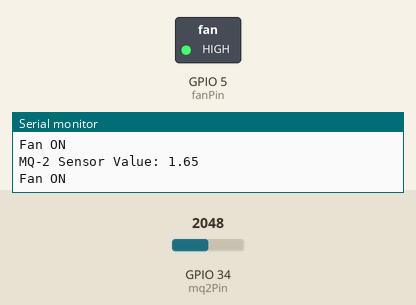
Simulated run of this sketch. Board: ESP32. Parts: switched loads named in the sketch (green lamp = pin HIGH), the last lines printed to the serial monitor. The inputs (shaded band) are chosen by the test bench; at power-on: GPIO 34 (mq2Pin) = 2048. Nothing arrives over Bluetooth unless stated.

Above: at 1.8 s.
1.9 s: GPIO 34 (mq2Pin) set to 1277
3.4 s: GPIO 34 (mq2Pin) set to 1187
At 5.2 s:
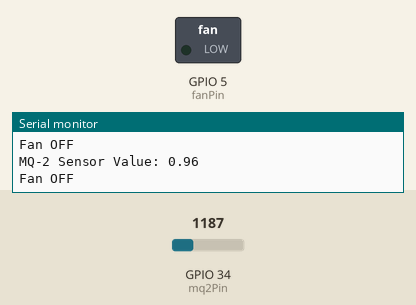
5.5 s: GPIO 34 (mq2Pin) set to 2047
At 6.9 s:
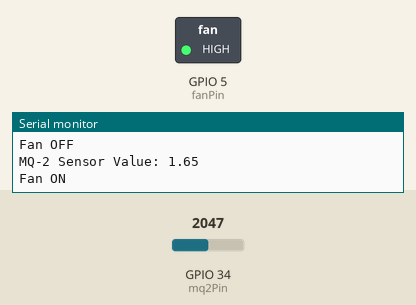
7.5 s: GPIO 34 (mq2Pin) set to 1228
At 8.4 s:
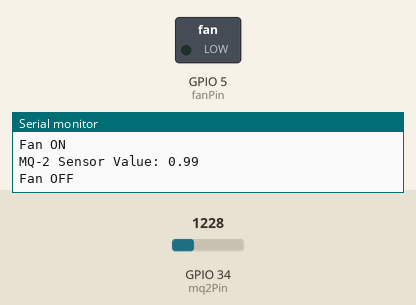
Timing chart, 0 to 10.5 s (numbered marks = the images above; inputs shaded):
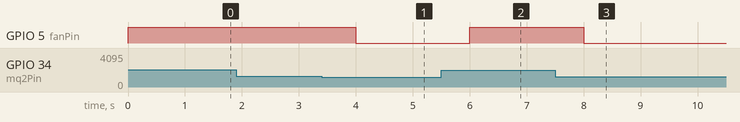

Measured:
- the behaviour switches between 1241 and 1240 on GPIO 34 (mq2Pin) (found by bisection; images 0 and 1)
- after the input at 3.4 s, GPIO 5 (fanPin): HIGH → LOW after 0.60 s
- after the input at 5.5 s, GPIO 5 (fanPin): LOW → HIGH after 0.50 s
- after the input at 7.5 s, GPIO 5 (fanPin): HIGH → LOW after 0.51 s

The sketch:

Bluetooth_Send_Data_to_Raspberry.ino
```cpp
#include "BluetoothSerial.h"

// Create Bluetooth Serial object
BluetoothSerial SerialBT;

// Define the MQ-2 sensor pin and fan pin
const int mq2Pin = 34;  // Analog input pin connected to the MQ-2 sensor
const int fanPin = 5;   // Digital pin connected to the fan

// Define gas threshold to turn on the fan (adjust based on your sensor and needs)
const float gasThreshold = 1.0;  // Example threshold voltage for gas concentration

void setup() {
  // Start the serial communication with the host computer
  Serial.begin(115200);

  // Initialize Bluetooth with a device name
  if (!SerialBT.begin("ESP32_MQ2")) {  // Bluetooth device name
    Serial.println("Bluetooth initialization failed!");
    return;
  }

  Serial.println("Bluetooth initialized and ready to pair.");

  // Set the fan pin as output
  pinMode(fanPin, OUTPUT);
  digitalWrite(fanPin, LOW);  // Initially, the fan is off
}

void loop() {
  // Read the analog value from the MQ-2 sensor
  int sensorValue = analogRead(mq2Pin);

  // Convert the sensor value to a voltage (assuming a 12-bit ADC and 3.3V reference)
  float voltage = sensorValue * (3.3 / 4095.0);

  // Print the sensor reading to the Serial Monitor (for debugging)
  Serial.print("MQ-2 Sensor Value: ");
  Serial.println(voltage);

  // Control the fan based on the gas concentration
  if (voltage > gasThreshold) {
    digitalWrite(fanPin, HIGH);  // Turn on the fan
    SerialBT.println("Fan Status: ON");
    Serial.println("Fan ON");
  } else {
    digitalWrite(fanPin, LOW);   // Turn off the fan
    SerialBT.println("Fan Status: OFF");
    Serial.println("Fan OFF");
  }

  // Send the gas concentration and fan status over Bluetooth to the Raspberry Pi
  SerialBT.print("MQ2 Gas Concentration: ");
  SerialBT.println(voltage);  // Send the gas concentration

  // Delay before sending the next reading (adjust as needed)
  delay(1000);  // Send data every 1 second
}
```
